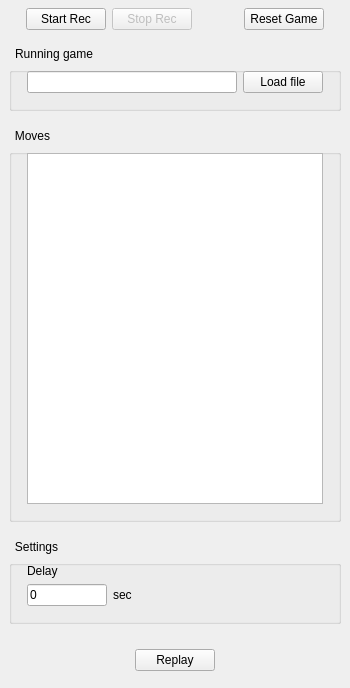
<?xml version="1.0" encoding="UTF-8"?>
<ui version="4.0">
 <class>ReplayWindow</class>
 <widget class="QMainWindow" name="ReplayWindow">
  <property name="geometry">
   <rect>
    <x>0</x>
    <y>0</y>
    <width>350</width>
    <height>688</height>
   </rect>
  </property>
  <property name="minimumSize">
   <size>
    <width>350</width>
    <height>0</height>
   </size>
  </property>
  <property name="maximumSize">
   <size>
    <width>350</width>
    <height>16777215</height>
   </size>
  </property>
  <property name="windowTitle">
   <string>Replay Manager</string>
  </property>
  <widget class="QWidget" name="centralwidget">
   <property name="styleSheet">
    <string notr="true">QGroupBox
{
margin: 9px;
padding: 8px;
} 

QGroupBox::title
{
subcontrol-origin: margin;
left: 8px;
top: 3px;
padding: 0px 5px 0px 5px;
}</string>
   </property>
   <layout class="QVBoxLayout" name="verticalLayout_2" stretch="0,0,0,2,0,0,0,0,0">
    <property name="leftMargin">
     <number>0</number>
    </property>
    <property name="topMargin">
     <number>0</number>
    </property>
    <property name="rightMargin">
     <number>0</number>
    </property>
    <item>
     <spacer name="verticalSpacer_6">
      <property name="orientation">
       <enum>Qt::Vertical</enum>
      </property>
      <property name="sizeType">
       <enum>QSizePolicy::Fixed</enum>
      </property>
      <property name="sizeHint" stdset="0">
       <size>
        <width>0</width>
        <height>8</height>
       </size>
      </property>
     </spacer>
    </item>
    <item>
     <layout class="QHBoxLayout" name="horizontalLayout_10">
      <property name="bottomMargin">
       <number>8</number>
      </property>
      <item>
       <spacer name="horizontalSpacer_6">
        <property name="orientation">
         <enum>Qt::Horizontal</enum>
        </property>
        <property name="sizeType">
         <enum>QSizePolicy::Fixed</enum>
        </property>
        <property name="sizeHint" stdset="0">
         <size>
          <width>26</width>
          <height>0</height>
         </size>
        </property>
       </spacer>
      </item>
      <item>
       <widget class="QPushButton" name="pushButton_start_recording">
        <property name="text">
         <string>Start Rec</string>
        </property>
       </widget>
      </item>
      <item>
       <widget class="QPushButton" name="pushButton_stop_recording">
        <property name="enabled">
         <bool>false</bool>
        </property>
        <property name="text">
         <string>Stop Rec</string>
        </property>
       </widget>
      </item>
      <item>
       <spacer name="horizontalSpacer_4">
        <property name="orientation">
         <enum>Qt::Horizontal</enum>
        </property>
        <property name="sizeType">
         <enum>QSizePolicy::MinimumExpanding</enum>
        </property>
        <property name="sizeHint" stdset="0">
         <size>
          <width>0</width>
          <height>0</height>
         </size>
        </property>
       </spacer>
      </item>
      <item>
       <widget class="QPushButton" name="pushButton_reset_game">
        <property name="text">
         <string>Reset Game</string>
        </property>
       </widget>
      </item>
      <item>
       <spacer name="horizontalSpacer_5">
        <property name="orientation">
         <enum>Qt::Horizontal</enum>
        </property>
        <property name="sizeType">
         <enum>QSizePolicy::Fixed</enum>
        </property>
        <property name="sizeHint" stdset="0">
         <size>
          <width>26</width>
          <height>0</height>
         </size>
        </property>
       </spacer>
      </item>
     </layout>
    </item>
    <item>
     <widget class="QGroupBox" name="groupBox_load_file">
      <property name="title">
       <string>Running game</string>
      </property>
      <layout class="QHBoxLayout" name="horizontalLayout_2" stretch="0">
       <item>
        <layout class="QHBoxLayout" name="horizontalLayout">
         <item>
          <widget class="QLineEdit" name="lineEdit">
           <property name="readOnly">
            <bool>true</bool>
           </property>
          </widget>
         </item>
         <item>
          <widget class="QPushButton" name="pushButton_load_file">
           <property name="text">
            <string>Load file</string>
           </property>
          </widget>
         </item>
        </layout>
       </item>
      </layout>
     </widget>
    </item>
    <item>
     <widget class="QGroupBox" name="groupBox_move_steps">
      <property name="title">
       <string>Moves</string>
      </property>
      <layout class="QVBoxLayout" name="verticalLayout">
       <item>
        <widget class="QListWidget" name="listWidget">
         <property name="frameShape">
          <enum>QFrame::StyledPanel</enum>
         </property>
         <property name="selectionMode">
          <enum>QAbstractItemView::ContiguousSelection</enum>
         </property>
         <property name="selectionBehavior">
          <enum>QAbstractItemView::SelectItems</enum>
         </property>
         <property name="selectionRectVisible">
          <bool>true</bool>
         </property>
        </widget>
       </item>
      </layout>
     </widget>
    </item>
    <item>
     <widget class="QGroupBox" name="groupBox_settings">
      <property name="title">
       <string>Settings</string>
      </property>
      <layout class="QHBoxLayout" name="horizontalLayout_5" stretch="0,0,1">
       <item>
        <spacer name="verticalSpacer_4">
         <property name="orientation">
          <enum>Qt::Vertical</enum>
         </property>
         <property name="sizeType">
          <enum>QSizePolicy::MinimumExpanding</enum>
         </property>
         <property name="sizeHint" stdset="0">
          <size>
           <width>0</width>
           <height>0</height>
          </size>
         </property>
        </spacer>
       </item>
       <item>
        <layout class="QHBoxLayout" name="horizontalLayout_3" stretch="0">
         <property name="rightMargin">
          <number>0</number>
         </property>
         <property name="bottomMargin">
          <number>0</number>
         </property>
         <item>
          <layout class="QVBoxLayout" name="verticalLayout_4">
           <item>
            <widget class="QLabel" name="label_delay">
             <property name="text">
              <string>Delay</string>
             </property>
            </widget>
           </item>
           <item>
            <layout class="QHBoxLayout" name="horizontalLayout_4">
             <property name="bottomMargin">
              <number>0</number>
             </property>
             <item>
              <widget class="QLineEdit" name="lineEdit_delay_in_sec">
               <property name="minimumSize">
                <size>
                 <width>80</width>
                 <height>0</height>
                </size>
               </property>
               <property name="maximumSize">
                <size>
                 <width>80</width>
                 <height>16777215</height>
                </size>
               </property>
               <property name="inputMethodHints">
                <set>Qt::ImhNone</set>
               </property>
               <property name="inputMask">
                <string/>
               </property>
               <property name="text">
                <string>0</string>
               </property>
              </widget>
             </item>
             <item>
              <widget class="QLabel" name="label_sec">
               <property name="text">
                <string>sec</string>
               </property>
              </widget>
             </item>
            </layout>
           </item>
           <item>
            <spacer name="verticalSpacer_3">
             <property name="orientation">
              <enum>Qt::Vertical</enum>
             </property>
             <property name="sizeType">
              <enum>QSizePolicy::MinimumExpanding</enum>
             </property>
             <property name="sizeHint" stdset="0">
              <size>
               <width>0</width>
               <height>0</height>
              </size>
             </property>
            </spacer>
           </item>
          </layout>
         </item>
        </layout>
       </item>
       <item>
        <spacer name="horizontalSpacer">
         <property name="orientation">
          <enum>Qt::Horizontal</enum>
         </property>
         <property name="sizeType">
          <enum>QSizePolicy::MinimumExpanding</enum>
         </property>
         <property name="sizeHint" stdset="0">
          <size>
           <width>0</width>
           <height>0</height>
          </size>
         </property>
        </spacer>
       </item>
      </layout>
     </widget>
    </item>
    <item>
     <spacer name="verticalSpacer_2">
      <property name="orientation">
       <enum>Qt::Vertical</enum>
      </property>
      <property name="sizeType">
       <enum>QSizePolicy::Fixed</enum>
      </property>
      <property name="sizeHint" stdset="0">
       <size>
        <width>0</width>
        <height>10</height>
       </size>
      </property>
     </spacer>
    </item>
    <item>
     <layout class="QHBoxLayout" name="horizontalLayout_6">
      <property name="bottomMargin">
       <number>0</number>
      </property>
      <item>
       <spacer name="horizontalSpacer_2">
        <property name="orientation">
         <enum>Qt::Horizontal</enum>
        </property>
        <property name="sizeHint" stdset="0">
         <size>
          <width>40</width>
          <height>20</height>
         </size>
        </property>
       </spacer>
      </item>
      <item>
       <widget class="QPushButton" name="pushButton_replay">
        <property name="text">
         <string>Replay</string>
        </property>
       </widget>
      </item>
      <item>
       <spacer name="horizontalSpacer_3">
        <property name="orientation">
         <enum>Qt::Horizontal</enum>
        </property>
        <property name="sizeHint" stdset="0">
         <size>
          <width>40</width>
          <height>20</height>
         </size>
        </property>
       </spacer>
      </item>
     </layout>
    </item>
    <item>
     <spacer name="verticalSpacer_5">
      <property name="orientation">
       <enum>Qt::Vertical</enum>
      </property>
      <property name="sizeType">
       <enum>QSizePolicy::Fixed</enum>
      </property>
      <property name="sizeHint" stdset="0">
       <size>
        <width>0</width>
        <height>8</height>
       </size>
      </property>
     </spacer>
    </item>
    <item>
     <spacer name="verticalSpacer">
      <property name="orientation">
       <enum>Qt::Vertical</enum>
      </property>
      <property name="sizeHint" stdset="0">
       <size>
        <width>0</width>
        <height>0</height>
       </size>
      </property>
     </spacer>
    </item>
   </layout>
  </widget>
 </widget>
 <resources/>
 <connections/>
</ui>
